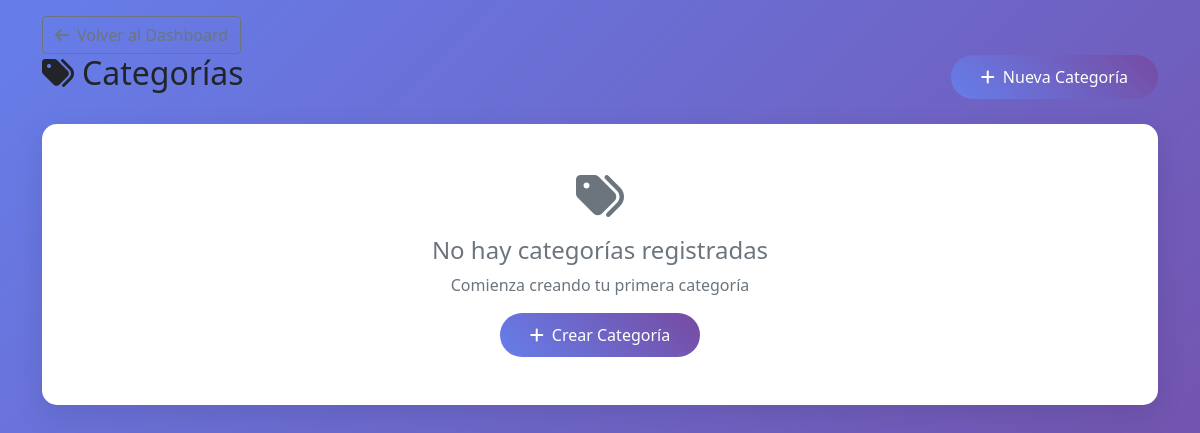
The page /categorias (signed in) on the database as committed earlier.
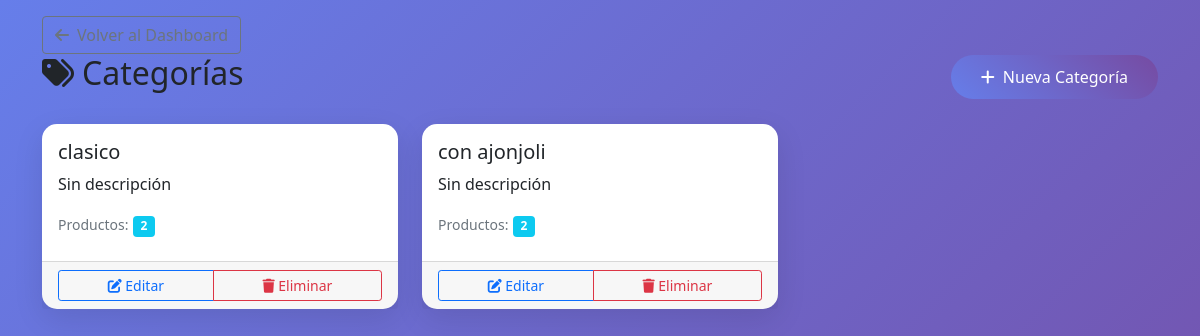
The same page on the database as committed later.
### app.py (models this page shows)
class Categoria(db.Model):
    __tablename__ = 'categoria'
    id = db.Column(db.Integer, primary_key=True)
    nombre = db.Column(db.String(100), nullable=False)
    descripcion = db.Column(db.Text)
    productos = db.relationship('Producto', backref='categoria', lazy=True)

### app.py (the view)
@app.route('/categorias')
@login_required
def categorias():
    categorias = Categoria.query.all()
    return render_template('categorias.html', categorias=categorias)

### app.py (called while the page is built)
@login_manager.user_loader
def load_user(user_id):
    return Usuario.query.get(int(user_id))

### templates/categorias.html (shortened to what this page needs)
{% extends "base.html" %}
{% block content %}
<div class="row">
    <div class="col-12">
        <div class="d-flex justify-content-between align-items-center mb-4">
            <h2><i class="fas fa-tags me-2"></i>Categorías</h2>
            <a href="{{ url_for('nueva_categoria') }}" class="btn btn-primary">
                <i class="fas fa-plus me-2"></i>Nueva Categoría
            </a>
        </div>
    </div>
</div>
<div class="row">
    {% for categoria in categorias %}
    <div class="col-md-6 col-lg-4 mb-4">
        <div class="card h-100">
            <div class="card-body">
                <h5 class="card-title">{{ categoria.nombre }}</h5>
                <p class="card-text">{{ categoria.descripcion or 'Sin descripción' }}</p>
                <div class="mb-2">
                    <small class="text-muted">Productos:</small>
                    <span class="badge bg-info">{{ categoria.productos|length }}</span>
                </div>
            </div>
            <div class="card-footer">
                <div class="btn-group w-100" role="group">
                    <a href="{{ url_for('editar_categoria', categoria_id=categoria.id) }}" class="btn btn-outline-primary btn-sm">
                        <i class="fas fa-edit"></i> Editar
                    </a>
                    <a href="{{ url_for('eliminar_categoria', categoria_id=categoria.id) }}"
                       class="btn btn-outline-danger btn-sm"
                       onclick="return confirm('¿Estás seguro de que quieres eliminar esta categoría?')">
                        <i class="fas fa-trash"></i> Eliminar
                    </a>
                </div>
            </div>
        </div>
    </div>
    {% else %}
    <div class="col-12">
        <div class="card">
            <div class="card-body text-center py-5">
                <i class="fas fa-tags fa-3x text-muted mb-3"></i>
                <h4 class="text-muted">No hay categorías registradas</h4>
                <p class="text-muted">Comienza creando tu primera categoría</p>
                <a href="{{ url_for('nueva_categoria') }}" class="btn btn-primary">
                    <i class="fas fa-plus me-2"></i>Crear Categoría
                </a>
            </div>
        </div>
    </div>
    {% endfor %}
</div>
{% endblock %}

Rows that differ between the two databases and show on the page:
added Categoria: nombre "clasico", descripcion "Sin descripción", productos|length "2"
added Categoria: nombre "con ajonjoli", descripcion "Sin descripción", productos|length "2"
Other text that changed with them:
text no longer shown: "No hay categorías registradas Comienza creando tu primera categoría Crear Categoría"
